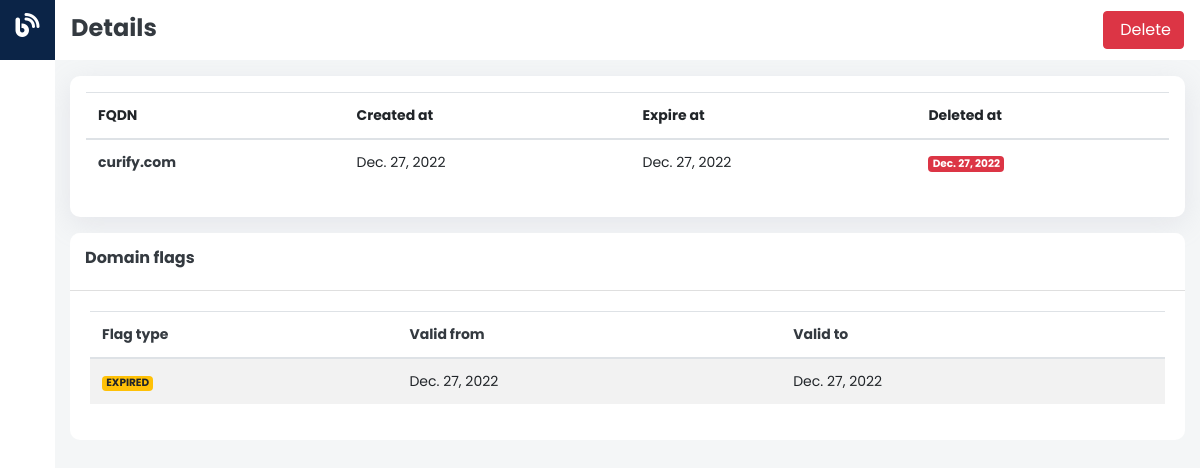
Screenshot of /flags/domains/48/ (signed in) with the database file from the repository.
### flags/models.py (models this page shows, shortened)
class Domain(models.Model):
    fqdn = models.CharField(max_length=255)
    created_at = models.DateTimeField()
    expire_at = models.DateTimeField()
    deleted_at = models.DateTimeField(default=None, null=True, blank=True)

class Flag(models.Model):
    TYPE_CHOICES = (
        ("EXPIRED", "EXPIRED"),
        ("OUTZONE", "OUTZONE"),
        ("DELETE_CANDIDATE", "DELETE_CANDIDATE"),
    )
    domain = models.ForeignKey(Domain, on_delete=models.CASCADE)
    flag_type = models.CharField(
        max_length=20,
        choices=TYPE_CHOICES,
    )
    valid_from = models.DateTimeField()
    valid_to = models.DateTimeField(null=True, blank=True)
    @property
    def class_bg_color(self) -> str:
        if self.flag_type == self.TYPE_CHOICES[0][1]:
            return "badge badge-warning"
        if self.flag_type == self.TYPE_CHOICES[1][1]:
            return "badge badge-success"
        if self.flag_type == self.TYPE_CHOICES[2][1]:
            return "badge badge-danger"

### flags/views.py (the view)
# urls.py: path("domains/<int:id>/", views.DomainDetailView.as_view(), name="domain-details"),
class DomainDetailView(LoginRequiredMixin, View):
    template_name = "flags/domain-details.html"
    def get_domain_object(self, id: int) -> Domain:
        try:
            return Domain.objects.get(pk=id)
        except Domain.DoesNotExist:
            raise Http404
    def get(self, request: HttpRequest, id: int, *args, **kwargs):
        domain = self.get_domain_object(id)
        flags = domain.flag_set.all()
        context = {"domain": domain, "flags": flags}
        return render(request, self.template_name, context)

### flags/templates/flags/domain-details.html (shortened to what this page needs)
{% extends 'flags/base.html' %} {% load static %} {% block body %}
<div class="container-fluid">
  <div class="filter-holder p-3 mt-3">
    <table class="table table-collapse table-hover">
      <thead>
        <th>FQDN</th>
        <th>Created at</th>
        <th>Expire at</th>
        <th>Deleted at</th>
      </thead>
      <tbody>
        <td class="text-dark"><strong>{{domain.fqdn}}</strong></td>
        <td>{{domain.created_at.date}}</td>
        <td>{{domain.expire_at.date}}</td>
        {% if domain.deleted_at %}
        <td>
          <span class="badge badge-danger"> {{domain.deleted_at.date}} </span>
        </td>
        {% else %}
        <td>
          <span class="badge badge-success">NOT DELETED</span>
        </td>
        {% endif %}
      </tbody>
    </table>
  </div>
  <div class="table-holder mt-3">
    <div class="card">
      <div class="card-container">
        <div class="card-header">
          <div class="d-flex align-items-center justify-content-between">
            <div>
              <h6 class="font-700 text-dark">Domain flags</h6>
            </div>
            <div>
            </div>
          </div>
        </div>
        <div class="card-body">
          <table class="table table-striped table-hover">
            <thead>
              <th class="text-dark">Flag type</th>
              <th class="text-dark">Valid from</th>
              <th class="text-dark">Valid to</th>
            </thead>
            <tbody>
              {% for flag in flags %}
              <tr>
                <td>
                  <span class="{{ flag.class_bg_color }}">
                    {{ flag.flag_type}}
                  </span>
                </td>
                <td>{{flag.valid_from.date}}</td>
                <td>{{flag.valid_to.date}}</td>
              </tr>
              {% endfor %}
            </tbody>
          </table>
        </div>
      </div>
    </div>
  </div>
</div>
{% endblock %} {% block header-title %}
<div class="d-flex align-items-center justify-content-between w-100">
  <h4 class="text-dark font-700 mt-1">Details</h4>
  <a
    href="{% url 'domain-delete' domain.id %}"
    onclick="return confirm('Are you sure you want delete this domain name?')"
  >
    <button class="btn btn-danger">
      <div class="d-flex align-items-center">
         Delete
      </div>
    </button>
  </a>
</div>
{% endblock %} {% block title %} ADELITE.BE {% endblock %}

### static/css/main.css (style rules this page uses)
body { font-family: "Inter", sans-serif; font-family: "Poppins", sans-serif; background-color: #f4f6f7; }
a { text-decoration: none; }
.card { background-color: #fff; background-clip: border-box; border-radius: 10px; border: 0px; }
.card .card-header { padding: 15px !important; border-radius: 10px 10px 0px 0px; background-color: #fff; }
.table td, .table th { font-size: 14px; }
tbody tr { cursor: pointer; }
.font-700 { font-weight: 700; }
.filter-holder { width: 100%; background-color: #fff; background-clip: border-box; box-shadow: rgba(167, 167, 186, 0.2) 0px 7px 29px 0px; border-radius: 10px; }

### rows the page displays
Domain: fqdn "curify.com", created_at "Dec. 27, 2022", expire_at "Dec. 27, 2022", deleted_at "Dec. 27, 2022"
Flag: flag_type "EXPIRED", valid_from "Dec. 27, 2022", valid_to "Dec. 27, 2022"
